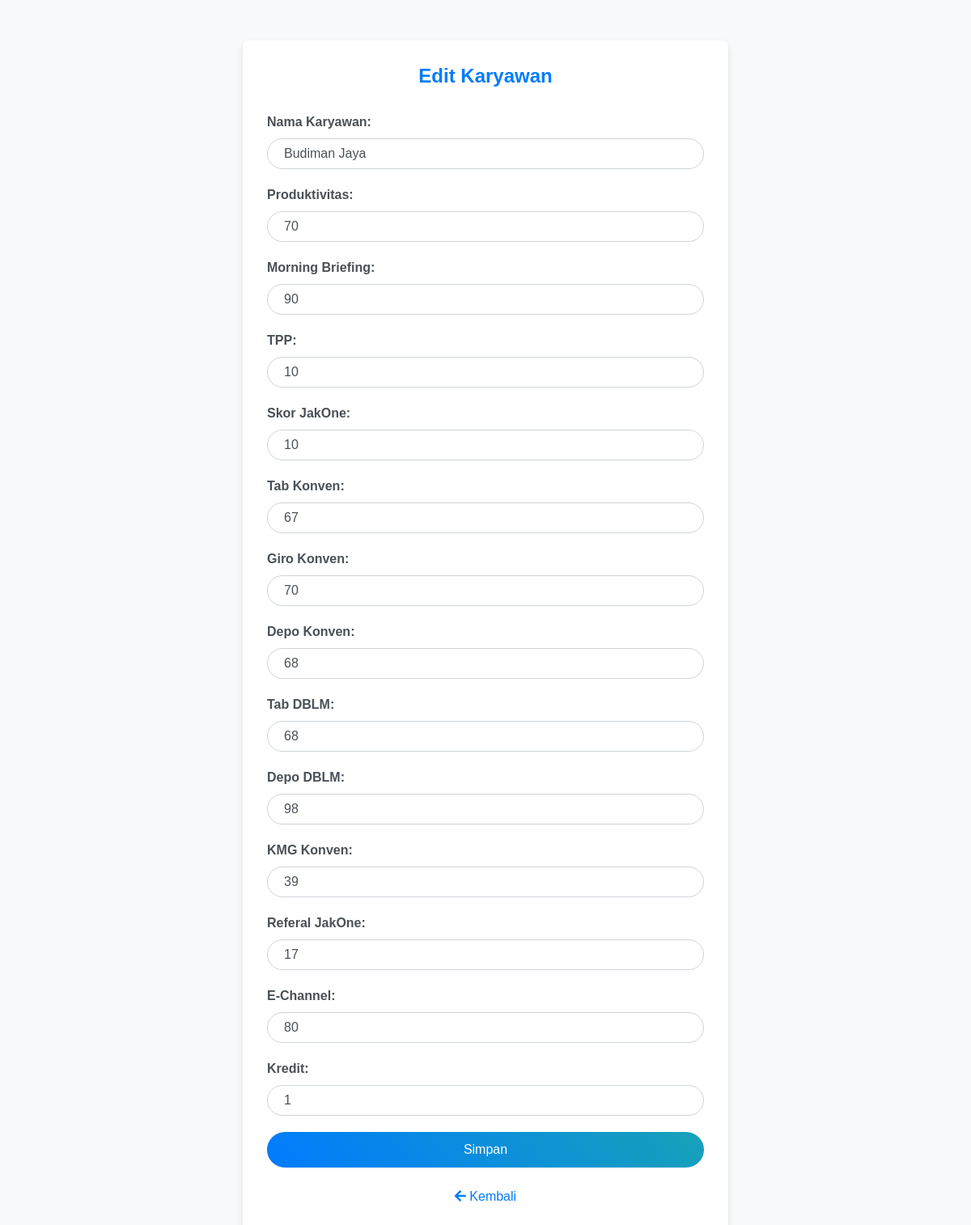
/config/edit_alternative.php?id=2&aksi=ubah (signed in), run on the app's committed database.
### tables this page shows
CREATE TABLE `alternatives` (
  `id` int NOT NULL,
  `name` varchar(255) NOT NULL,
  `value1` float DEFAULT '1',
  `value2` float DEFAULT '1',
  `value3` float DEFAULT '1',
  `value4` float DEFAULT '1',
  `value5` float DEFAULT '1',
  `value6` float DEFAULT '1',
  `value7` float DEFAULT '1',
  `value8` float DEFAULT '1',
  `value9` float DEFAULT '1',
  `value10` float DEFAULT '1',
  `value11` float DEFAULT '1',
  `value12` float DEFAULT '1',
  `value13` float DEFAULT '1'
);

### view/alternatives.php (called while the page is built, shortened)
<?php
$connection = new mysqli("localhost", "root", "", "sawdanwp");
function getAlternative($id)
{
    global $connection;
    $stmt = $connection->prepare("SELECT * FROM alternatives WHERE id = ?");
    $stmt->bind_param("i", $id);
    $stmt->execute();
    $result = $stmt->get_result();
    if (
        $result->num_rows > 0
    ) {
        $alternative = $result->fetch_assoc();
    } else {
        $alternative = null;
    }
    return $alternative;
}

### view/criteria.php (called while the page is built, shortened)
<?php
require_once 'alternatives.php';
$connection = new mysqli("localhost", "root", "", "sawdanwp");
function getCriteriaNames()
{
    global $connection;
    $query = "SELECT name FROM criteria";
    $result = $connection->query($query);
    $criteriaNames = [];
    while ($row = $result->fetch_assoc()) {
        $criteriaNames[] = $row['name'];
    }
    return $criteriaNames;
}

### config/edit_alternative.php (the view, shortened to what this page needs)
<?php
require_once '../view/criteria.php';
require_once '../view/alternatives.php';
$id = $_GET['id'] ?? null;
$alternative = ($id) ? getAlternative($id) : null;
$criteriaNames = getCriteriaNames() ?? [];
$availableValues = [];
foreach ($alternative as $key => $val) {
    if (preg_match('/^value(\d+)$/', $key, $m)) {
        $availableValues[(int)$m[1]] = $val;
    }
}
ksort($availableValues);
?>
<!DOCTYPE html>
<html>
<?php include 'head.php'; ?>
<body>
    <div class="container">
        <h1>Edit Karyawan</h1>
        <form method="post" action="process_alternative.php?mode=update&id=<?= $id ?>">
            <div class="form-group">
                <label>Nama Karyawan:</label>
                <input type="text" name="name" class="form-control"
                    value="<?= htmlspecialchars($alternative['name']) ?>" required>
            </div>
            <?php
            foreach ($availableValues as $index => $value):
            ?>
                <div class="form-group">
                    <label><?= ucfirst($criteriaNames[$index - 1] ?? "Kriteria $index") ?>:</label>
                    <input type="number" class="form-control"
                        name="value[]" value="<?= htmlspecialchars($value) ?>" step="0.01" required>
                </div>
            <?php
            endforeach;
            ?>
            <button type="submit" class="btn btn-primary">Simpan</button>
        </form>
        <br>
        <center>
            <a href="../view/dashboard.php?show=nilai"><i class="fas fa-arrow-left text"></i> Kembali</a>
        </center>
    </div>
</body>
</html>

### config/head.php (style rules this page uses)
body { background-color: #f8f9fa; font-family: "Arial", sans-serif; }
.container { max-width: 600px; margin: 50px auto; background: #ffffff; padding: 30px; border-radius: 8px; box-shadow: 0 4px 8px rgba(0, 0, 0, 0.1); }
h1 { font-size: 24px; font-weight: bold; text-align: center; color: #007bff; margin-bottom: 30px; }
.form-group label { font-weight: bold; color: #495057; }
.form-control { width: 100%; border-radius: 30px; padding: 10px 20px; margin-bottom: 20px; border: 1px solid #ced4da; }
.btn-primary { background: linear-gradient(45deg, #007bff, #17a2b8); border: none; border-radius: 30px; padding: 10px 20px; color: #fff; font-size: 16px; transition: background 0.3s ease; width: 100%; }

### data on the page
alternatives: name "Budiman Jaya", value2 "90", value3 "10", value5 "67", value7 "68", value9 "98", value10 "39", value11 "17", value12 "80", value13 "1"

### other printed values
$criteriaNames[$index - 1] "Produktivitas"
$criteriaNames[$index - 1] "Morning Briefing"
$criteriaNames[$index - 1] "TPP"
$criteriaNames[$index - 1] "Skor JakOne"
$criteriaNames[$index - 1] "Tab Konven"
$criteriaNames[$index - 1] "Giro Konven"
$criteriaNames[$index - 1] "Depo Konven"
$criteriaNames[$index - 1] "Tab DBLM"
$criteriaNames[$index - 1] "Depo DBLM"
$criteriaNames[$index - 1] "KMG Konven"
$criteriaNames[$index - 1] "Referal JakOne"
$criteriaNames[$index - 1] "E-Channel"
$criteriaNames[$index - 1] "Kredit"
